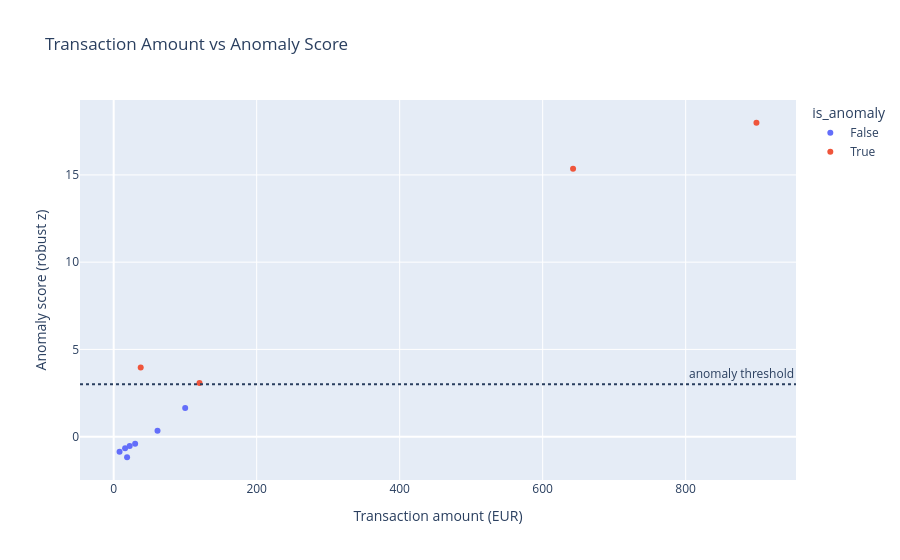

The cell this chart's notebook holds for it:
### Code cell
fig = px.scatter(
    results_df.dropna(subset=["anomaly_score"]),
    x="abs_amount",
    y="anomaly_score",
    color="is_anomaly",
    hover_data=["merchant", "category", "method"],
    title="Transaction Amount vs Anomaly Score",
    labels={"abs_amount": "Transaction amount (EUR)", "anomaly_score": "Anomaly score (robust z)"},
)
fig.add_hline(y=ANOMALY_Z_THRESHOLD, line_dash="dot", annotation_text="anomaly threshold")
fig.show()

### Figure 1 — Plotly figure (JSON) as saved in the notebook; plotly's stock layout.template omitted (floating-point values rounded to 4 significant figures)
{"data": [{"customdata": [["Farmácia Central", "Health", "global_relative_robust_z"], ["Café Central", "Food & Dining", "global_relative_robust_z"], ["Netflix", "Subscriptions", "global_relative_robust_z"], ["Continente", "Groceries", "global_relative_robust_z"], ["Spotify", "Subscriptions", "global_relative_robust_z"], ["ATM", "Cash", "global_relative_robust_z"], ["Galp", "Transport", "global_relative_robust_z"]], "hovertemplate": "is_anomaly=False<br>Transaction amount (EUR)=%{x}<br>Anomaly score (robust z)=%{y}<br>merchant=%{customdata[0]}<br>category=%{customdata[1]}<br>method=%{customdata[2]}<extra></extra>", "legendgroup": "False", "marker": {"color": "#636efa", "symbol": "circle"}, "mode": "markers", "name": "False", "orientation": "v", "showlegend": true, "type": "scatter", "x": [18.75, 8.2, 15.99, 61.3, 29.99, 100.0, 22.4], "xaxis": "x", "y": [-1.18, -0.87, -0.66, 0.34, -0.41, 1.64, -0.53], "yaxis": "y"}, {"customdata": [["CP", "Transport", "global_relative_robust_z"], ["TAP Air", "Travel", "global_relative_robust_z"], ["MediaMarkt", "Shopping", "global_relative_robust_z"], ["O Pescador", "Food & Dining", "category_relative_robust_z"]], "hovertemplate": "is_anomaly=True<br>Transaction amount (EUR)=%{x}<br>Anomaly score (robust z)=%{y}<br>merchant=%{customdata[0]}<br>category=%{customdata[1]}<br>method=%{customdata[2]}<extra></extra>", "legendgroup": "True", "marker": {"color": "#EF553B", "symbol": "circle"}, "mode": "markers", "name": "True", "orientation": "v", "showlegend": true, "type": "scatter", "x": [120.0, 642.5, 899.0, 37.8], "xaxis": "x", "y": [3.08, 15.35, 17.99, 3.97], "yaxis": "y"}], "layout": {"annotations": [{"showarrow": false, "text": "anomaly threshold", "x": 1, "xanchor": "right", "xref": "x domain", "y": 3.0, "yanchor": "bottom", "yref": "y"}], "legend": {"title": {"text": "is_anomaly"}, "tracegroupgap": 0}, "shapes": [{"line": {"dash": "dot"}, "type": "line", "x0": 0, "x1": 1, "xref": "x domain", "y0": 3.0, "y1": 3.0, "yref": "y"}], "title": {"text": "Transaction Amount vs Anomaly Score"}, "xaxis": {"anchor": "y", "domain": [0.0, 1.0], "title": {"text": "Transaction amount (EUR)"}}, "yaxis": {"anchor": "x", "domain": [0.0, 1.0], "title": {"text": "Anomaly score (robust z)"}}}}
